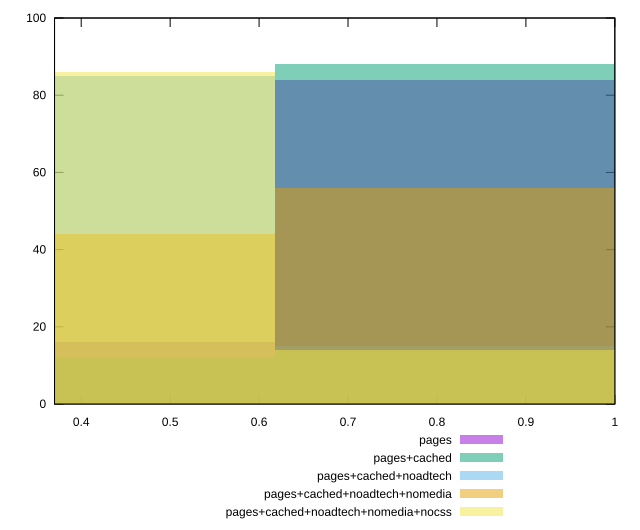

Write the gnuplot code that produced this figure.
reset

$pages <<EOF
0.8241394583074957 84
0.41206972915374784 16
EOF

$pagesCached <<EOF
0.41206972915374784 12
0.8241394583074957 88
EOF

$pagesCachedNoadtech <<EOF
0.41206972915374784 85
0.8241394583074957 15
EOF

$pagesCachedNoadtechNomedia <<EOF
0.41206972915374784 44
0.8241394583074957 56
EOF

$pagesCachedNoadtechNomediaNocss <<EOF
0.41206972915374784 86
0.8241394583074957 14
EOF

set key outside below
set boxwidth 0.41206972915374784
set xrange [0.37:1]
set yrange [0:100]
set trange [0:100]
set style fill transparent solid 0.5 noborder
set terminal svg size 640, 530 enhanced background rgb 'white'
set output "report_00013_2021-02-09T12-04-24.940Z/uses-http2/comparison/histogram/all_score.svg"

plot $pages title "pages" with boxes, \
     $pagesCached title "pages+cached" with boxes, \
     $pagesCachedNoadtech title "pages+cached+noadtech" with boxes, \
     $pagesCachedNoadtechNomedia title "pages+cached+noadtech+nomedia" with boxes, \
     $pagesCachedNoadtechNomediaNocss title "pages+cached+noadtech+nomedia+nocss" with boxes

reset
